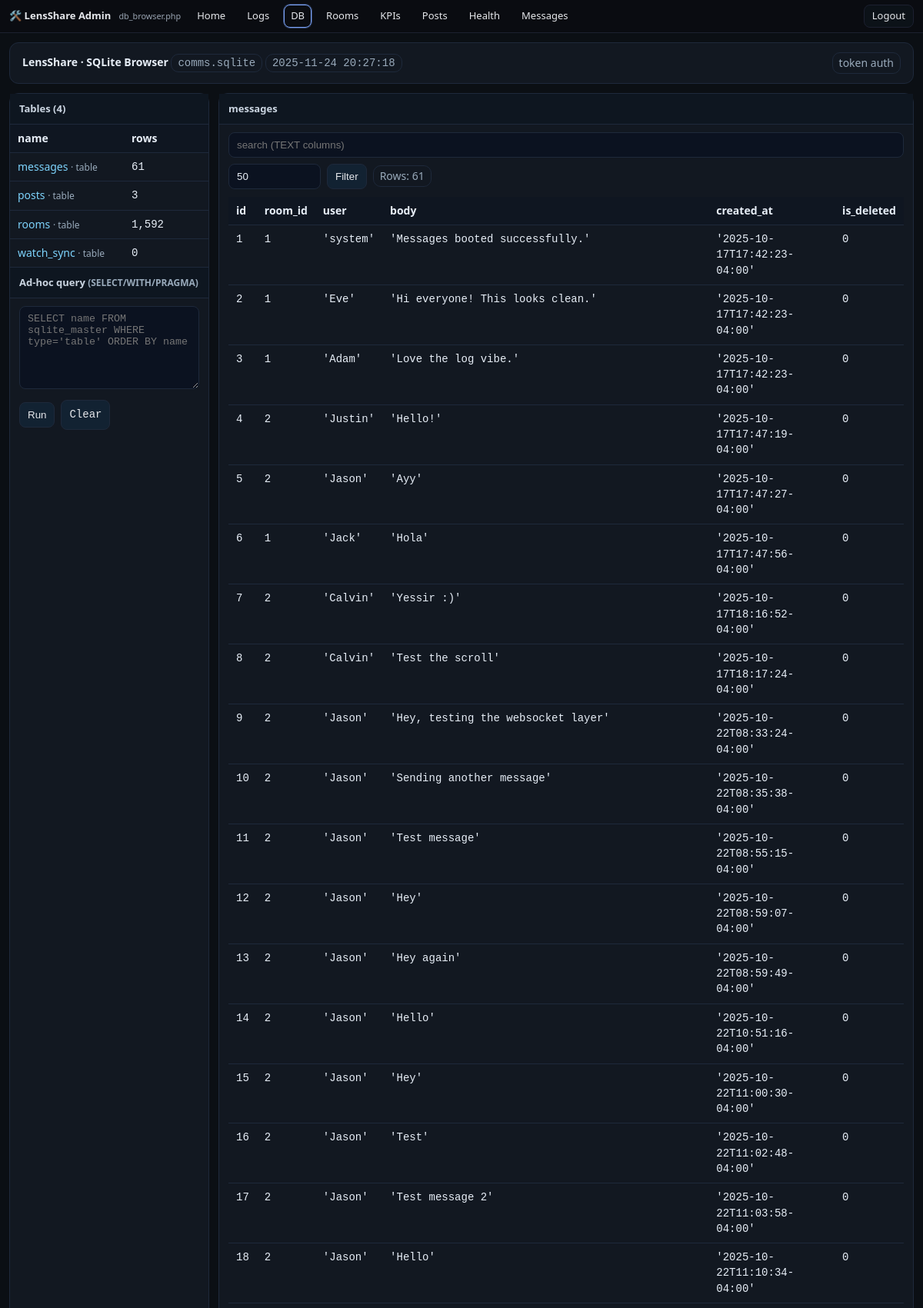
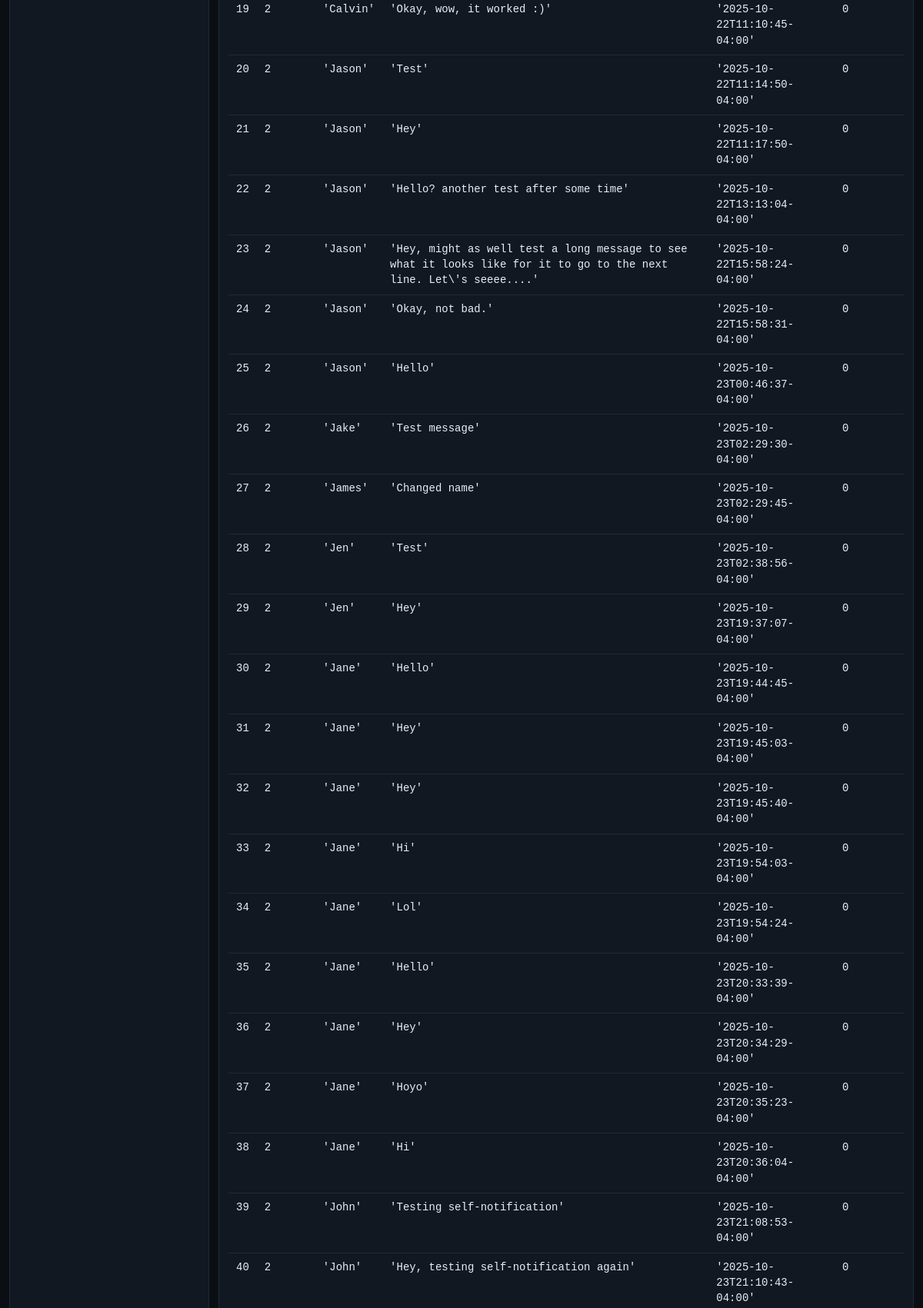
Screenshot of /comms/admin/db_browser.php?token=ajay-7c9f4f2f3a&table=messages&page=1 (signed in, upper part) with the database file from the repository (2 pictures, top to bottom).
### tables this page shows
CREATE TABLE messages (
       id INTEGER PRIMARY KEY AUTOINCREMENT,
       room_id INTEGER NOT NULL,
       user TEXT NOT NULL,
       body TEXT NOT NULL,
       created_at TEXT NOT NULL, is_deleted INTEGER NOT NULL DEFAULT 0,
       FOREIGN KEY(room_id) REFERENCES rooms(id) ON DELETE CASCADE
     );

### comms/config.php (called while the page is built, shortened)
<?php
$brand = [
  'name'        => 'LensShare',
  'slug'        => 'lensshare',
  'brand_emoji' => '🙂💬',
  'chat_emoji'  => '🌈',
  'tagline'     => 'Publishing + Messages',
  'favicon'     => '/favicon.svg',
];

### comms/admin/db_browser.php (the view, shortened to what this page needs)
<?php
require_once __DIR__ . '/../config.php';
function h($s){ return htmlspecialchars((string)$s, ENT_QUOTES | ENT_SUBSTITUTE, 'UTF-8'); }
$pdo = new PDO('sqlite:' . DB_PATH, null, null, [
  PDO::ATTR_ERRMODE => PDO::ERRMODE_EXCEPTION,
  PDO::ATTR_DEFAULT_FETCH_MODE => PDO::FETCH_ASSOC,
  PDO::ATTR_EMULATE_PREPARES => false,
]);
$pdo->query('PRAGMA foreign_keys=ON');
$pdo->query('PRAGMA busy_timeout=2000');
$PAGE_SIZE_DEFAULT = 50; $PAGE_SIZE_MAX = 500;
$table    = isset($_GET['table']) ? preg_replace('/[^\w.]/','', $_GET['table']) : '';
$page     = max(1, (int)($_GET['page'] ?? 1));
$pagesize = min($PAGE_SIZE_MAX, max(1, (int)($_GET['pagesize'] ?? $PAGE_SIZE_DEFAULT)));
$offset   = ($page-1)*$pagesize;
$sqlFree  = trim((string)($_GET['sql'] ?? ''));
function preserve($extra = []){
  $keep = ['token','table','q','pagesize','page'];
  $out = [];
  foreach ($keep as $k) if (isset($_GET[$k])) $out[$k] = $_GET[$k];
  foreach ($extra as $k=>$v) $out[$k] = $v;
  return '?' . http_build_query($out);
}
$tables = $pdo->query("SELECT name, type FROM sqlite_master WHERE type IN ('table','view') AND name NOT LIKE 'sqlite_%' ORDER BY name")->fetchAll();
$counts = [];
foreach ($tables as $t) {
  try { $counts[$t['name']] = (int)$pdo->query("SELECT COUNT(*) FROM \"{$t['name']}\"")->fetchColumn(); }
  catch(Throwable $e){ $counts[$t['name']] = null; }
}
$rows = []; $cols = []; $rowCount = null;
if ($table !== '') {
  try {
    $rowCount = (int)$pdo->query("SELECT COUNT(*) FROM \"$table\"")->fetchColumn();
    $where=''; $params=[];
    $sql = "SELECT * FROM \"$table\" $where LIMIT :lim OFFSET :off";
    $stmt = $pdo->prepare($sql);
    $stmt->bindValue(':lim',$pagesize,PDO::PARAM_INT);
    $stmt->bindValue(':off',$offset,PDO::PARAM_INT);
    $stmt->execute();
    $rows = $stmt->fetchAll();
    if ($rows) $cols = array_keys($rows[0]);
  } catch(Throwable $e){
    $rows=[]; $schema=[]; $indexes=[]; $rowCount=null;
  }
}
$now = date('Y-m-d H:i:s');
?>
<!doctype html>
<html>
<head>
</head>
<body>
<div class="page">
<?php
require_once __DIR__ . '/_topnav_admin.php';
?>
<div class="wrap">
  <div class="card header">
    <div>
      <strong><?= $brand['name'] ?> · SQLite Browser</strong>
      <span class="badge mono"><?=h(basename(DB_PATH))?></span>
      <span class="badge mono"><?=h($now)?></span>
    </div>
    <div class="badge">token auth</div>
  </div>
  <div class="grid">
    <div class="panel">
      <h3>Tables (<?=count($tables)?>)</h3>
      <div class="section list" style="padding:0">
        <table>
          <thead><tr><th>name</th><th style="width:110px">rows</th></tr></thead>
          <tbody>
          <?php foreach($tables as $t): ?>
            <tr>
              <td>
                <a href="<?=h(preserve(['table'=>$t['name'],'page'=>1]))?>"><?=h($t['name'])?></a>
                <span class="note"> · <?=h($t['type'])?></span>
              </td>
              <td class="mono"><?= isset($counts[$t['name']]) ? number_format((int)$counts[$t['name']]) : '—' ?></td>
            </tr>
          <?php endforeach; ?>
          </tbody>
        </table>
      </div>
      <h3>Ad-hoc query <span class="note">(SELECT/WITH/PRAGMA)</span></h3>
      <div class="section">
        <form method="get" class="mono">
          <textarea class="input" name="sql" rows="6" placeholder="SELECT name FROM sqlite_master WHERE type='table' ORDER BY name"><?=h($sqlFree)?></textarea>
          <div style="display:flex;gap:8px;align-items:center;margin-top:8px">
            <button class="btn" type="submit">Run</button>
            <a class="btn" href="<?=h(preserve(['sql'=>null]))?>">Clear</a>
          </div>
        </form>
      </div>
    </div>
    <div class="panel right-panel">
      <?php if ($table===''): ?>
        <h3>Viewer</h3>
        <div class="section note">Select a table on the left to browse rows and schema.</div>
      <?php else: ?>
        <h3><?=h($table)?></h3>
        <div class="section" style="padding-bottom:0">
          <form method="get" style="display:flex;gap:8px;flex-wrap:wrap;align-items:center">
            <input class="input" type="text" name="q" value="<?=h($q)?>" placeholder="search (TEXT columns)">
            <input class="input" style="max-width:120px" type="number" min="1" name="pagesize" value="<?=h($pagesize)?>" title="rows per page">
            <button class="btn" type="submit">Filter</button>
            <?php if ($rowCount!==null): ?><span class="badge">Rows: <?=number_format($rowCount)?></span><?php endif; ?>
          </form>
        </div>
        <div class="section" style="overflow:auto; max-height:55vh">
          <table>
            <thead><tr><?php foreach($cols as $c) echo '<th>'.h($c).'</th>'; ?></tr></thead>
            <tbody>
            <?php foreach($rows as $r): ?>
              <tr><?php foreach($cols as $c): ?><td class="mono"><?=h(var_export($r[$c], true))?></td><?php endforeach; ?></tr>
            <?php endforeach; ?>
            </tbody>
          </table>
        </div>
      <?php endif; ?>
    </div>
  </div>
</div>
</div>
</body>
</html>

### comms/admin/db_browser.php (style rules this page uses)
:root { --bg:#0b0f14; --ink:#e7eef7; --mut:#9ab; --panel:#121821; --border:#1e293b; --chip:#1c2430; --acc:#7dd3fc; }
* { box-sizing:border-box }
body { margin:0;background:var(--bg);color:var(--ink);font:14px/1.45 system-ui,-apple-system,Segoe UI,Roboto }
html, body { height: 100%; }
.page { min-height: 100vh; display: flex; flex-direction: column; }
a { color:var(--acc);text-decoration:none }
.wrap { max-width:1200px;margin:0 auto;padding:12px }
.card { background:var(--panel);border:1px solid var(--border);border-radius:12px;overflow:hidden;margin-bottom:12px }
.header { display:flex;flex-wrap:wrap;gap:8px;align-items:center;justify-content:space-between;padding:12px 16px;border-bottom:1px solid var(--border) }
.badge { border:1px solid var(--border);padding:3px 8px;border-radius:10px;color:var(--mut) }
.grid { display:grid;grid-template-columns:260px 1fr;gap:12px }
.panel { background:var(--panel);border:1px solid var(--border);border-radius:12px }
.panel h3 { margin:0;padding:10px 12px;border-bottom:1px solid var(--border);background:#0e1620;font-size:13px;color:#cbd5e1 }
.section { padding:10px 12px }
table { width:100%;border-collapse:collapse }
th,td { border-bottom:1px solid var(--border);padding:8px 10px;text-align:left;vertical-align:top }
th { background:#0f1621;position:sticky;top:0 }
.input, textarea.input { padding:8px 10px;border:1px solid var(--border);border-radius:8px;background:#0b1220;color:var(--ink);width:100% }
.btn { padding:8px 10px;border:1px solid var(--border);border-radius:8px;background:#122232;color:#e5e7eb;cursor:pointer }
.note { color:var(--mut);font-size:12px }
.mono { font-family:ui-monospace,SFMono-Regular,Consolas,monospace }
.list { max-height:70vh;overflow:auto }
html, body { overflow-x: hidden; }
.panel { min-width: 0; }

### rows the page displays
messages: id "1", room "1", user "'system'", body "'Messages booted successfully.'", created_at "'2025-10-17T17:42:23-04:00'", is_deleted "0"
messages: id "2", room "1", user "'Eve'", body "'Hi everyone! This looks clean.'", created_at "'2025-10-17T17:42:23-04:00'", is_deleted "0"
messages: id "3", room "1", user "'Adam'", body "'Love the log vibe.'", created_at "'2025-10-17T17:42:23-04:00'", is_deleted "0"
messages: id "4", room "2", user "'Justin'", body "'Hello!'", created_at "'2025-10-17T17:47:19-04:00'", is_deleted "0"
messages: id "5", room "2", user "'Jason'", body "'Ayy'", created_at "'2025-10-17T17:47:27-04:00'", is_deleted "0"
messages: id "6", room "1", user "'Jack'", body "'Hola'", created_at "'2025-10-17T17:47:56-04:00'", is_deleted "0"
messages: id "7", room "2", user "'Calvin'", body "'Yessir :)'", created_at "'2025-10-17T18:16:52-04:00'", is_deleted "0"
messages: id "8", room "2", user "'Calvin'", body "'Test the scroll'", created_at "'2025-10-17T18:17:24-04:00'", is_deleted "0"
messages: id "9", room "2", user "'Jason'", body "'Hey, testing the websocket layer'", created_at "'2025-10-22T08:33:24-04:00'", is_deleted "0"
messages: id "10", room "2", user "'Jason'", body "'Sending another message'", created_at "'2025-10-22T08:35:38-04:00'", is_deleted "0"
messages: id "11", room "2", user "'Jason'", body "'Test message'", created_at "'2025-10-22T08:55:15-04:00'", is_deleted "0"
messages: id "12", room "2", user "'Jason'", body "'Hey'", created_at "'2025-10-22T08:59:07-04:00'", is_deleted "0"
messages: id "13", room "2", user "'Jason'", body "'Hey again'", created_at "'2025-10-22T08:59:49-04:00'", is_deleted "0"
messages: id "14", room "2", user "'Jason'", body "'Hello'", created_at "'2025-10-22T10:51:16-04:00'", is_deleted "0"
messages: id "15", room "2", user "'Jason'", body "'Hey'", created_at "'2025-10-22T11:00:30-04:00'", is_deleted "0"
messages: id "16", room "2", user "'Jason'", body "'Test'", created_at "'2025-10-22T11:02:48-04:00'", is_deleted "0"
messages: id "17", room "2", user "'Jason'", body "'Test message 2'", created_at "'2025-10-22T11:03:58-04:00'", is_deleted "0"
messages: id "18", room "2", user "'Jason'", body "'Hello'", created_at "'2025-10-22T11:10:34-04:00'", is_deleted "0"
messages: id "19", room "2", user "'Calvin'", body "'Okay, wow, it worked :)'", created_at "'2025-10-22T11:10:45-04:00'", is_deleted "0"
messages: id "20", room "2", user "'Jason'", body "'Test'", created_at "'2025-10-22T11:14:50-04:00'", is_deleted "0"
messages: id "21", room "2", user "'Jason'", body "'Hey'", created_at "'2025-10-22T11:17:50-04:00'", is_deleted "0"
messages: id "22", room "2", user "'Jason'", body "'Hello? another test after some time'", created_at "'2025-10-22T13:13:04-04:00'", is_deleted "0"
messages: id "23", room "2", user "'Jason'", body "'Hey, might as well test a long message to see what it looks like for it to go to the next line. Let\\'s seeee....'", created_at "'2025-10-22T15:58:24-04:00'", is_deleted "0"
messages: id "24", room "2", user "'Jason'", body "'Okay, not bad.'", created_at "'2025-10-22T15:58:31-04:00'", is_deleted "0"
messages: id "25", room "2", user "'Jason'", body "'Hello'", created_at "'2025-10-23T00:46:37-04:00'", is_deleted "0"
messages: id "26", room "2", user "'Jake'", body "'Test message'", created_at "'2025-10-23T02:29:30-04:00'", is_deleted "0"
messages: id "27", room "2", user "'James'", body "'Changed name'", created_at "'2025-10-23T02:29:45-04:00'", is_deleted "0"
messages: id "28", room "2", user "'Jen'", body "'Test'", created_at "'2025-10-23T02:38:56-04:00'", is_deleted "0"
messages: id "29", room "2", user "'Jen'", body "'Hey'", created_at "'2025-10-23T19:37:07-04:00'", is_deleted "0"
messages: id "30", room "2", user "'Jane'", body "'Hello'", created_at "'2025-10-23T19:44:45-04:00'", is_deleted "0"
messages: id "31", room "2", user "'Jane'", body "'Hey'", created_at "'2025-10-23T19:45:03-04:00'", is_deleted "0"
messages: id "32", room "2", user "'Jane'", body "'Hey'", created_at "'2025-10-23T19:45:40-04:00'", is_deleted "0"
messages: id "33", room "2", user "'Jane'", body "'Hi'", created_at "'2025-10-23T19:54:03-04:00'", is_deleted "0"
messages: id "34", room "2", user "'Jane'", body "'Lol'", created_at "'2025-10-23T19:54:24-04:00'", is_deleted "0"
messages: id "35", room "2", user "'Jane'", body "'Hello'", created_at "'2025-10-23T20:33:39-04:00'", is_deleted "0"
messages: id "36", room "2", user "'Jane'", body "'Hey'", created_at "'2025-10-23T20:34:29-04:00'", is_deleted "0"
messages: id "37", room "2", user "'Jane'", body "'Hoyo'", created_at "'2025-10-23T20:35:23-04:00'", is_deleted "0"
messages: id "38", room "2", user "'Jane'", body "'Hi'", created_at "'2025-10-23T20:36:04-04:00'", is_deleted "0"
messages: id "39", room "2", user "'John'", body "'Testing self-notification'", created_at "'2025-10-23T21:08:53-04:00'", is_deleted "0"
messages: id "40", room "2", user "'John'", body "'Hey, testing self-notification again'", created_at "'2025-10-23T21:10:43-04:00'", is_deleted "0"

### other values shown
$navBrand "LensShare Admin"
basename($self) "db_browser.php"
$label "Home Logs DB Rooms KPIs Posts Health Messages"
$brand['name'] "LensShare"
basename(DB_PATH) "comms.sqlite"
count($tables) "4"
$t['name'] "messages"
$t['type'] "table"
$counts[$t['name']] "61"
$t['name'] "posts"
$counts[$t['name']] "3"
$t['name'] "rooms"
$counts[$t['name']] "1,592"
$t['name'] "watch_sync"
$counts[$t['name']] "0"
